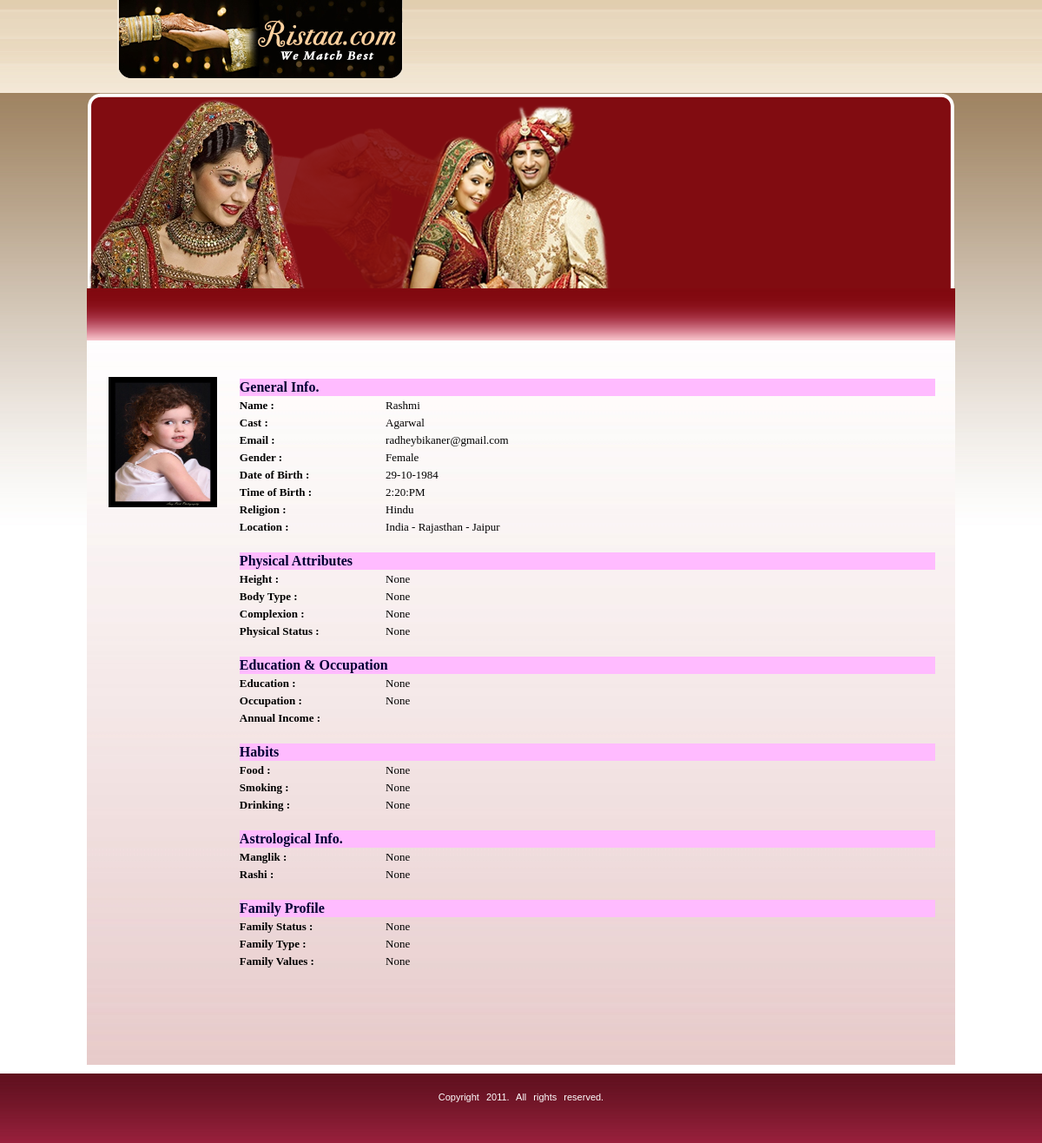
/web/admin_login/view_user.php?no=2 (signed in), run on the app's committed database.
### tables this page shows
CREATE TABLE IF NOT EXISTS `user_info` (
  `registeration_no` int(15) NOT NULL auto_increment,
  `username` varchar(50) NOT NULL,
  `password` varchar(50) NOT NULL,
  `name` varchar(50) NOT NULL,
  `email` varchar(50) NOT NULL,
  `gender` varchar(7) NOT NULL,
  `date_birth` int(3) NOT NULL,
  `month_birth` int(3) NOT NULL,
  `year_birth` int(5) NOT NULL,
  `hour_birth` int(3) NOT NULL,
  `minutes_birth` int(3) NOT NULL,
  `am_birth` varchar(3) NOT NULL,
  `cast` varchar(50) NOT NULL,
  `mobile_no` varchar(15) NOT NULL,
  `marital_status` varchar(22) NOT NULL,
  `country` varchar(35) NOT NULL,
  `state` varchar(50) NOT NULL,
  `city` varchar(50) NOT NULL,
  `religion` varchar(7) NOT NULL,
  `image_url` varchar(100) NOT NULL,
  `height` varchar(20) NOT NULL,
  `body_type` varchar(20) NOT NULL,
  `complexion` varchar(20) NOT NULL,
  `physical_status` varchar(30) NOT NULL,
  `education` varchar(25) NOT NULL,
  `occupation` varchar(70) NOT NULL,
  `annual_income` varchar(20) NOT NULL,
  `food` varchar(20) NOT NULL,
  `smoking` varchar(20) NOT NULL,
  `drinking` varchar(20) NOT NULL,
  `manglik` varchar(20) NOT NULL,
  `rashi` varchar(30) NOT NULL,
  `family_status` varchar(22) NOT NULL,
  `family_type` varchar(20) NOT NULL,
  `family_values` varchar(20) NOT NULL,
  `last_login` varchar(40) NOT NULL,
  `birth_date` varchar(50) NOT NULL,
  `age` int(2) NOT NULL,
  `child` varchar(40) NOT NULL,
  `sent_code` int(10) NOT NULL,
  `received_code` int(10) NOT NULL,
  `status` char(2) NOT NULL default 'VN',
  `upgrade_status` varchar(10) NOT NULL,
  `deposit_type` varchar(100) NOT NULL,
  `pickup_address` text NOT NULL,
  `pickup_mob` varchar(20) NOT NULL,
  `dd_no` varchar(50) NOT NULL,
  `bank_name` varchar(255) NOT NULL,
  `dd_date` varchar(100) NOT NULL,
  `upgrade_date` int(20) NOT NULL,
  `upgrade_month` int(20) NOT NULL,
  `upgrade_year` int(20) NOT NULL,
  `upgrade_type` varchar(20) NOT NULL,
  `count_mob_no` int(20) NOT NULL,
  `count_messages` int(255) NOT NULL,
  `expression_mess` int(255) NOT NULL,
  `about_me` text NOT NULL,
  `about_family` text NOT NULL,
  `birth_place` varchar(100) NOT NULL,
  PRIMARY KEY  (`registeration_no`)
);

### web/script/mysql.php (called while the page is built, shortened)
<?php
	function queryselect($attributelist,$tablelist,$condition,$link)
	{
		$query = "SELECT $attributelist FROM $tablelist";
		if($condition!="")
			$query = $query." WHERE $condition";
		if(!($res=mysql_query($query,$link)))
		{
			echo("Error in executing \"$query\" query<br />Error:".mysql_error());
			exit();
		}
		return $res;
	}
?>

### web/admin_login/view_user.php (the view, shortened to what this page needs)
<?php
	require("../script/mysql.php");
	$link = connect($hname,$uname,$passwd);
	$no=$_REQUEST['no'];
$result = queryselect("*","user_info","registeration_no = '".$no."'",$link);
if(mysql_num_rows($result)!=0)
{
 $row = mysql_fetch_row($result);
?>
<!DOCTYPE html PUBLIC "-//W3C//DTD XHTML 1.0 Strict//EN" "http://www.w3.org/TR/xhtml1/DTD/xhtml1-strict.dtd">
<html xmlns="http://www.w3.org/1999/xhtml">
<head>
<link href="../css/style-tango.css" rel="stylesheet" type="text/css" />
</head>
<body>
<div class="topbg-logo2">
  <div class="topbg-logo">
     <div class="logo-holder"></div>
  </div>
</div>
<div class="header-bg1">
</div>
<div class="login-bg" style="width: 1000px; height: 60px">&nbsp;</div>
<div align="center">
<table width=1000 cellspacing="0" cellpadding="0" background="../images/main.jpg"><tr><td>
<table border="0" width="989" cellspacing="0" cellpadding="0">
					<tr>
						<td width="980" height="26" colspan="3">
						<table border="0" cellSpacing="0" cellPadding="0" width="977">
	<tr>
									<td height="26" width="18%" align="left">&nbsp;</td>
									<td width="82%" align="left" valign="middle">
									&nbsp;</td>
								</tr>
								<tr>
						<td width="18%" height="26" align="left" rowspan="6" valign="top">
		  				<p align="center"><img border="0" src="../<?php echo $row[19];?>" width="123" height="148" style="border: 1px solid #000000" title="<?php echo $row[3];?>">
									</p>
									</td>
						<td width="82%" height="6" align="left" valign="top">
						<div align="left">
							<table border="0" width="100%" cellspacing="0" cellpadding="0">
								<tr>
									<td colspan="2" height="12">
						<font face="Verdana" size="1">&nbsp; </font></td>
								</tr>
								<tr>
									<td colspan="2" bgcolor="#FFBBFF" height="20">
						<b><font face="Verdana" color="#000033">General Info.</font></b></td>
								</tr>
								<tr>
									<td width="21%" height="20"><b>
									<font face="Verdana" size="2">Name :</font></b></td>
									<td height="20" width="79%">
									<font face="Verdana" size="2"><?php echo $row[3];?></font></td>
								</tr>
								<tr>
									<td width="21%" height="20"><b>
									<font face="Verdana" size="2">Cast :</font></b></td>
									<td height="20" width="79%">
									<font face="Verdana" size="2"><?php echo $row[12];?></font></td>
								</tr>
								<tr>
									<td width="21%" height="20"><b>
									<font face="Verdana" size="2">Email :</font></b></td>
									<td height="20" width="79%">
									<font face="Verdana" size="2"><?php echo $row[4];?></font></td>
								</tr>
								<tr>
									<td width="21%" height="20"><b>
									<font face="Verdana" size="2">Gender :</font></b></td>
									<td height="20" width="79%">
									<font face="Verdana" size="2"><?php echo $row[5];?></font></td>
								</tr>
								<tr>
									<td width="21%" height="20"><b>
									<font face="Verdana" size="2">Date of Birth
									:</font></b></td>
									<td height="20" width="79%">
									<font face="Verdana" size="2"><?php echo $row[6]."-".$row[7]."-".$row[8];?></font></td>
								</tr>
								<tr>
									<td width="21%" height="20"><b>
									<font face="Verdana" size="2">Time of Birth
									:</font></b></td>
									<td height="20" width="79%">
									<font face="Verdana" size="2"><?php echo $row[9].":".$row[10].":".$row[11];?></font></td>
								</tr>
								<tr>
									<td width="21%" height="20"><b>
									<font face="Verdana" size="2">Religion :</font></b></td>
									<td height="20" width="79%">
									<font face="Verdana" size="2"><?php echo $row[18];?></font></td>
								</tr>
								<tr>
									<td width="21%" height="20"><b>
									<font face="Verdana" size="2">Location :</font></b></td>
									<td height="20" width="79%">
									<font face="Verdana" size="2"><?php echo $row[15]." - ".$row[16]." - ".$row[17];?></font></td>
								</tr>
								<tr>
									<td width="21%" height="20">&nbsp;</td>
									<td height="20" width="79%">&nbsp;</td>
								</tr>
								<tr>
									<td height="20" colspan="2" bgcolor="#FFBBFF"><b>
						<font color="#000033" face="Verdana">Physical Attributes</font></b></td>
								</tr>
								<tr>
									<td width="21%" height="20"><b>
									<font face="Verdana" size="2">Height :</font></b></td>
									<td height="20" width="79%">
									<font face="Verdana" size="2"><?php echo $row[20];?></font></td>
								</tr>
								<tr>
									<td width="21%" height="20"><b>
									<font face="Verdana" size="2">Body Type :</font></b></td>
									<td height="20" width="79%">
									<font face="Verdana" size="2"><?php echo $row[21];?></font></td>
								</tr>
								<tr>
									<td width="21%" height="20"><b>
									<font face="Verdana" size="2">Complexion :</font></b></td>
									<td height="20" width="79%">
									<font face="Verdana" size="2"><?php echo $row[22];?></font></td>
								</tr>
								<tr>
									<td width="21%" height="20"><b>
									<font face="Verdana" size="2">Physical
									Status :</font></b></td>
									<td height="20" width="79%">
									<font face="Verdana" size="2"><?php echo $row[23];?></font></td>
								</tr>
								<tr>
									<td width="21%" height="20">&nbsp;</td>
									<td height="20" width="79%">&nbsp;</td>
								</tr>
								<tr>
									<td height="20" colspan="2" bgcolor="#FFBBFF">
									<b><font color="#000033" face="Verdana">
									Education &amp; Occupation</font></b></td>
								</tr>
								<tr>
									<td width="21%" height="20"><b>
									<font face="Verdana" size="2">Education :</font></b></td>
									<td height="20" width="79%">
									<font face="Verdana" size="2"><?php echo $row[24];?></font></td>
								</tr>
								<tr>
									<td width="21%" height="20"><b>
									<font face="Verdana" size="2">Occupation :</font></b></td>
									<td height="20" width="79%">
									<font face="Verdana" size="2"><?php echo $row[25];?></font></td>
								</tr>
								<tr>
									<td width="21%" height="20"><b>
									<font face="Verdana" size="2">Annual Income
									:</font></b></td>
									<td height="20" width="79%">
									<font face="Verdana" size="2"><?php echo $row[26];?></font></td>
								</tr>
								<tr>
									<td width="21%" height="20">&nbsp;</td>
									<td height="20" width="79%">&nbsp;</td>
								</tr>
								<tr>
									<td width="100%" height="20" colspan="2" bgcolor="#FFBBFF">
									<b><font color="#000033" face="Verdana">
									Habits</font></b></td>
								</tr>
								<tr>
									<td width="21%" height="20"><b>
									<font face="Verdana" size="2">Food :</font></b></td>
									<td height="20" width="79%">
									<font face="Verdana" size="2"><?php echo $row[27];?></font></td>
								</tr>
								<tr>
									<td width="21%" height="20"><b>
									<font face="Verdana" size="2">Smoking :</font></b></td>
									<td height="20" width="79%">
									<font face="Verdana" size="2"><?php echo $row[28];?></font></td>
								</tr>
								<tr>
									<td width="21%" height="20"><b>
									<font face="Verdana" size="2">Drinking :</font></b></td>
									<td height="20" width="79%">
									<font face="Verdana" size="2"><?php echo $row[29];?></font></td>
								</tr>
								<tr>
									<td width="21%" height="20">&nbsp;</td>
									<td height="20" width="79%">&nbsp;</td>
								</tr>
								<tr>
									<td width="100%" height="20" colspan="2" bgcolor="#FFBBFF">
									<b><font color="#000033" face="Verdana">
									Astrological Info.</font></b></td>
								</tr>
								<tr>
									<td width="21%" height="20"><b>
									<font face="Verdana" size="2">Manglik :</font></b></td>
									<td height="20" width="79%">
									<font face="Verdana" size="2"><?php echo $row[30];?></font></td>
								</tr>
								<tr>
									<td width="21%" height="20"><b>
									<font face="Verdana" size="2">Rashi :</font></b></td>
									<td height="20" width="79%">
									<font face="Verdana" size="2"><?php echo $row[31];?></font></td>
								</tr>
								<tr>
									<td width="21%" height="20">&nbsp;</td>
									<td height="20" width="79%">&nbsp;</td>
								</tr>
								<tr>
									<td width="100%" height="20" colspan="2" bgcolor="#FFBBFF">
									<b><font color="#000033" face="Verdana">
									Family Profile</font></b></td>
								</tr>
								<tr>
									<td width="21%" height="20"><b>
									<font face="Verdana" size="2">Family Status
									:</font></b></td>
									<td height="20" width="79%">
									<font face="Verdana" size="2"><?php echo $row[32];?></font></td>
								</tr>
								<tr>
									<td width="21%" height="20"><b>
									<font face="Verdana" size="2">Family Type :</font></b></td>
									<td height="20" width="79%">
									<font face="Verdana" size="2"><?php echo $row[33];?></font></td>
								</tr>
								<tr>
									<td width="21%" height="20"><b>
									<font face="Verdana" size="2">Family Values
									:</font></b></td>
									<td height="20" width="79%">
									<font face="Verdana" size="2"><?php echo $row[34];?></font></td>
								</tr>
								<tr>
									<td width="21%" height="20">&nbsp;</td>
									<td height="20" width="79%">&nbsp;</td>
								</tr>
								<tr>
									<td width="21%" height="20">&nbsp;</td>
									<td height="20" width="79%">&nbsp;</td>
								</tr>
							</table>
						</div>
						</td>
					</tr>
							<?php
							}
							?>
						</table>
						&nbsp;</td>
					</tr>
					<tr>
						<td width="980" height="26" colspan="3">&nbsp;</td>
						<td width="6" height="26">&nbsp;</td>
					</tr>
					<tr>
						<td width="980" height="26" colspan="3">&nbsp;</td>
						<td width="6" height="26">&nbsp;</td>
					</tr>
				</table>
</td></tr></table>
</div>
<div class="footer">
  <div id="footer-bound">
	<p align="center">Copyright 2011. All rights reserved.</div>
</div>
</body>
</html>

### web/css/style-tango.css (style rules this page uses)
body { background-color: #FFFFFF; background-image:url(../images/big-b.jpg); background-repeat:repeat-x; margin: 0; font-family:Arial, Helvetica, sans-serif; }
.topbg-logo2 { width:100%; height:107px; background-color:#EBDBC2; background-image: url(../images/top-bg.jpg); background-repeat:repeat-x; margin:auto; }
.topbg-logo { width:1000px; height:107px; margin:auto; }
.logo-holder { width:329px; height:90px; background-image:url(../images/logo.png); float:left; margin-left:35px; }
.header-bg1 { width:1000px; height:225px; background-image: url(../images/header1.png); background-repeat:repeat-x; margin:auto; }
.login-bg { width:1000px; height:60px; background-color: #FF99FF; background-image: url(../images/login-bg.jpg); background-repeat:repeat-x; margin:auto; }
.footer { width:100%; height:80px; background-color: #990000; margin-top:0px; border-top-width: 0px; border-top-style: solid; border-top-color: #FFFFFF; margin-right: auto; margin-bottom: auto; margin-left: auto; background-image: url(../images/footer-bg.jpg); background-repeat: repeat-x; }
#footer-bound { width:900px; position:relative; padding:10px; height:40px; margin:0 auto; padding:10px; margin-top:10px; color:#FFFFFF; word-spacing:5px; border: 0px dashed #CCCCCC; font-size:11px; font-family: Arial, Helvetica, sans-serif; font-variant: normal; font-weight: normal; }

### data on the page
user_info: image_url (picture), name "Rashmi", cast "Agarwal", email "radheybikaner@gmail.com", gender "Female", date_birth "29", month_birth "10", year_birth "1984", hour_birth "2", minutes_birth "20", am_birth "PM", religion "Hindu", country "India", state "Rajasthan", city "Jaipur", height "None", body_type "None", complexion "None", physical_status "None", education "None", occupation "None", food "None", smoking "None", drinking "None", manglik "None", rashi "None", family_status "None", family_type "None", family_values "None"
